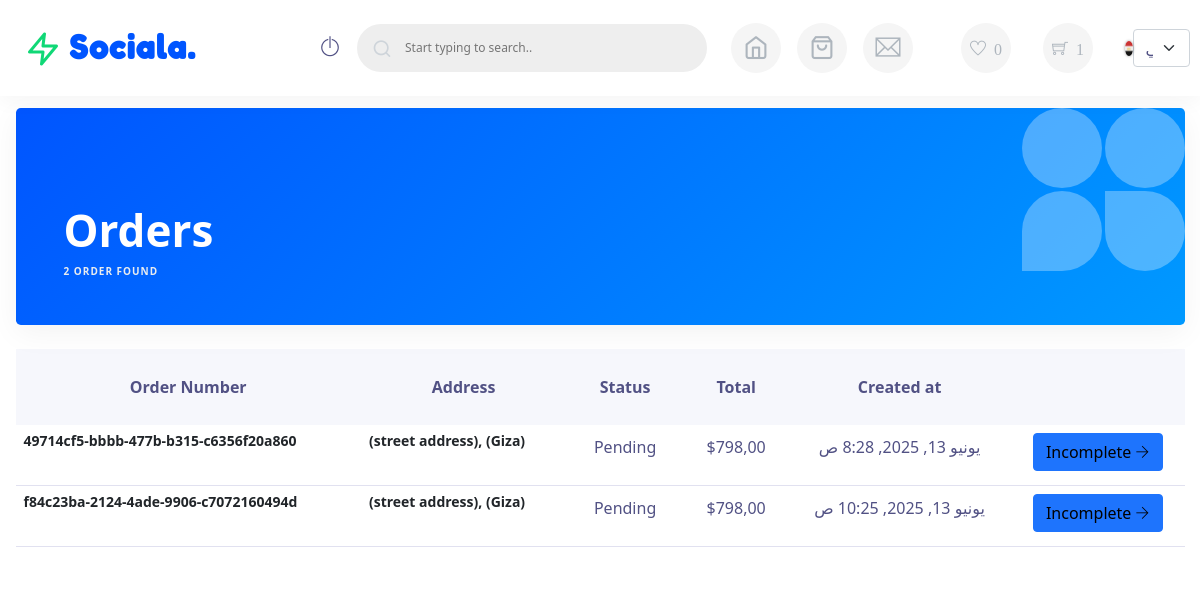
The app's page /ar/orders/order-list/ (signed in) with its own data.
### orders/models.py (models this page shows, shortened)
class Order(models.Model):
    user = models.ForeignKey(settings.AUTH_USER_MODEL, on_delete=models.CASCADE)
    shipping_address = models.ForeignKey(
        "Address", related_name="shipping_address", on_delete=models.CASCADE, null=True
    )
    billing_address = models.ForeignKey(
        "Address", related_name="billing_address", on_delete=models.CASCADE, null=True
    )
    total = models.DecimalField(max_digits=10, decimal_places=2, null=True, blank=True)
    status = models.CharField(max_length=150, default="Pending", choices=ORDER_STATUS)
    order_number = models.UUIDField(default=uuid.uuid4, unique=True, editable=False)
    is_ordered = models.BooleanField(default=False)
    created_at = models.DateTimeField(auto_now_add=True)
    updated_at = models.DateTimeField(auto_now=True)

class Address(models.Model):
    user = models.ForeignKey(
        settings.AUTH_USER_MODEL,
        on_delete=models.CASCADE,
        null=True,
        blank=True,
    )
    first_name = models.CharField(max_length=50)
    last_name = models.CharField(max_length=50)
    phone = PhoneNumberField()
    email = models.EmailField(max_length=254)
    address1 = models.CharField(max_length=200)
    address2 = models.CharField(max_length=200, blank=True, null=True)
    city = models.CharField(max_length=100)
    zipcode = models.CharField(max_length=9, blank=True, null=True)
    address_type = models.CharField(max_length=10, choices=ADDRESS_CHOICES)
    default = models.BooleanField(default=False)
    def full_address(self):
        if self.address2:
            return f"({self.address1}), ({self.address2}), ({self.city})"
        return f"({self.address1}), ({self.city})"

### orders/views.py (the view)
# urls.py: path("order-list/", views.order_list, name="order-list"),
@login_required(login_url="account_login")
def order_list(request):
    orders = Order.objects.filter(user=request.user)
    return render(request, "orders/order-list.html", {"orders": orders})

### cart/models.py (called while the page is built)
    def get_product_price(self):
        base_price = (
            self.product.discount_price
            if self.product.discount_price
            else self.product.price
        )
        variation_price = 0
        if self.color:
            if self.color.price:
                variation_price += self.color.price
        if self.size:
            if self.size.price:
                variation_price += self.size.price
        return (base_price + variation_price) * self.quantity

### core/context_processors.py (called while the page is built)
def navbar(request):
    categories = Category.objects.all()[:2]
    brands = Brand.objects.all()
    color_variations = (
        Variation.objects.filter(key="color", active=True)
        .values_list("value", flat=True)
        .distinct()
    )
    size_variations = (
        Variation.objects.filter(key="size", active=True)
        .values_list("value", flat=True)
        .distinct()
    )
    context = {
        "categories": categories,
        "brands": brands,
        "variations": color_variations,
        "size_variations": size_variations,
    }
    return context

### templates/orders/order-list.html (shortened to what this page needs)
{% extends "base.html" %}
{% load static %}
{% block body %}
    <div class="container bg-white" style='margin-top:60px'>
        <div class="row">
            <div class="col-xl-12">
                <div class="row mb-4">
                    <div class="col-lg-12">
                        <div class="card p-md-5 p-4 bg-primary-gradiant rounded-3 shadow-xss bg-pattern border-0 overflow-hidden">
                            <h2 class="display2-size display2-md-size fw-700 text-white mb-0 mt-5">Orders <span class="fw-700 ls-3 text-grey-200 font-xsssss mt-2 d-block">{{ orders.count }} ORDER FOUND</span></h2>
                        </div>
                    </div>
                </div>
                <div class="row">
                    <div class="col-lg-12 mb-3">
                        <div class="table-content table-responsive">
                            <table class="table text-center">
                                <thead class="bg-greyblue rounded-3">
                                    <tr>
                                        <th class="border-0 p-4">Order Number</th>
                                        <th class="border-0 p-4">Address</th>
                                        <th class="border-0 p-4">Status</th>
                                        <th class="border-0 p-4">Total</th>
                                        <th class="border-0 p-4">Created at</th>
                                        <th class="border-0 p-4">&nbsp;</th>
                                    </tr>
                                </thead>
                                <tbody>
                                    {% for i in orders %}
                                    <tr>
                                        <td class="product-headline text-left wide-column">
                                            <h3>
                                                <p class="text-grey-900 fw-600 font-xsss">{{ i.order_number }}</p>
                                            </h3>
                                        </td>
                                        <td class="product-headline text-left wide-column">
                                            <h3>
                                                <p class="text-grey-900 fw-600 font-xsss">{{ i.shipping_address.full_address }}</p>
                                            </h3>
                                        </td>
                                        <td class="product-p">
                                            <p>{{ i.status }}</p>
                                        </td>
                                        <td class="product-p">
                                            <p>${{ i.total }}</p>
                                        </td>
                                        <td class="product-p">
                                            <p>{{ i.created_at }}</p>
                                        </td>
                                        <td class="product-p">
                                            <a class='btn btn-primary' href='{% url "order-detail" i.order_number %}'>
                                            {% if i.status == 'Pending' %}
                                                Incomplete
                                            {% endif %}
                                                <i class="ti-arrow-right"></i></a>
                                        </td>
                                        {%empty%}
                                        <td colspan='5'>You Don't Have Orders Yet</td>
                                    </tr>
                                    {% endfor %}
                                </tbody>
                            </table>
                        </div>
                    </div>
                </div>
            </div>
        </div>
    </div>
{% endblock %}

### records on screen
Order: order_number "49714cf5-bbbb-477b-b315-c6356f20a860", shipping_address.full_address "(street address), (Giza)", status "Pending", total "798,00", created_at "يونيو 13, 2025, 8:28 ص", shows "Incomplete"
Order: order_number "f84c23ba-2124-4ade-9906-c7072160494d", shipping_address.full_address "(street address), (Giza)", status "Pending", total "798,00", created_at "يونيو 13, 2025, 10:25 ص", shows "Incomplete"

### other values on screen
{{ WishCount }} "0"
{{ CartCount }} "1"
{{ orders.count }} "2"
